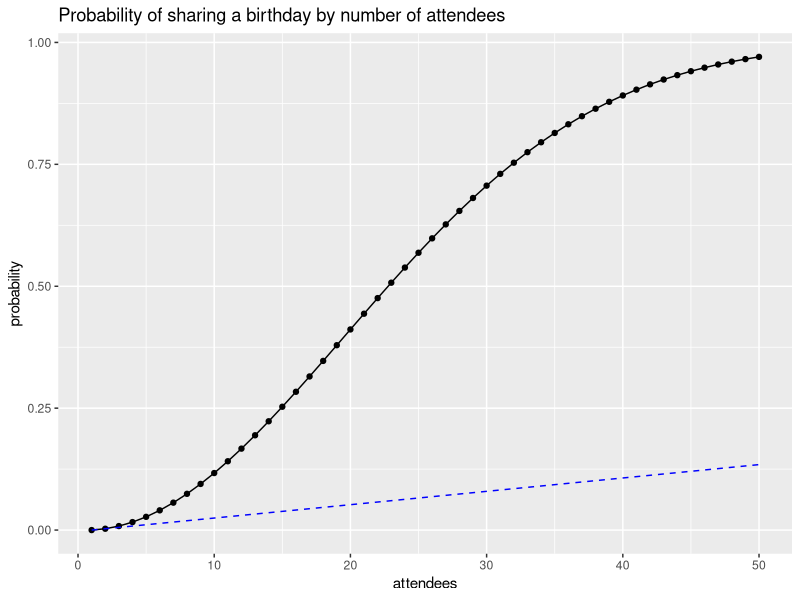
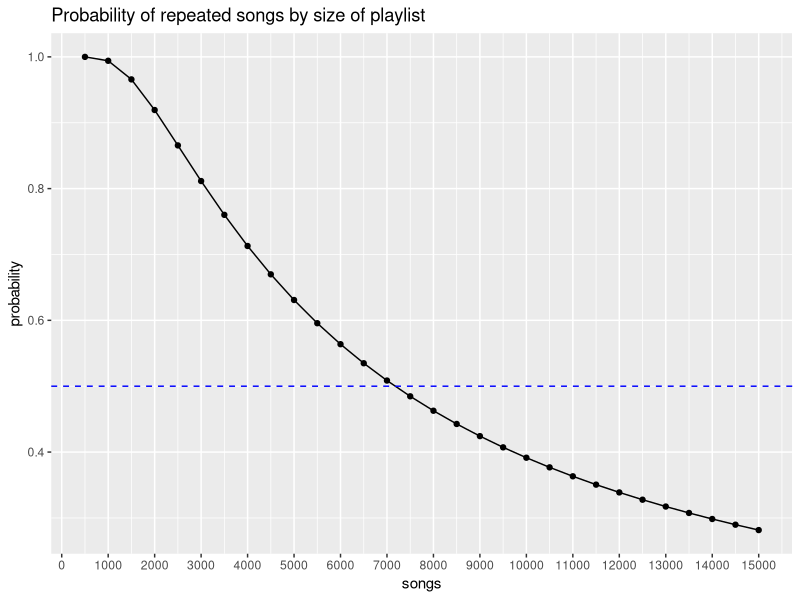

These figures' R source, in order:
## ---- chunk 1
library(dplyr)
library(ggplot2)
## ---- chunk 2
# Function to compute birthday probabilities
p.bday <- function(n) {
  if (n > 366) {return(1)}
  return(1 - prod(365:(366 - n)) / 365^n)
}
## ---- chunk 3
p.bday(30)
## ---- chunk 4
n <- 50
data.frame(
  attendees = 1:n
  , probability = sapply(1:n, FUN = p.bday)
  , linear.trend = {0:(n - 1)}/365
) %>%
  ggplot(aes(x = attendees, y = probability)) +
  geom_point() +
  geom_line() +
  geom_line(aes(y = linear.trend), color = 'blue', linetype = 'dashed') +
  labs(title = 'Probability of sharing a birthday by number of attendees')
## ---- chunk 5
p.bday(300)
## ---- chunk 6
f.s <- function(s) {
  if(s < 100) {return(1)}
  logp <- -99 * log(s)
  for (i in 1:99) {
    logp <- logp + log(s - i)
  }
  return(1 - exp(logp))
}
## ---- chunk 7
n <- seq(500, 15000, by = 500)
data.frame(
  songs = n
  , probability = sapply(n, FUN = f.s)
) %>%
  ggplot(aes(x = songs, y = probability)) +
  geom_point() +
  geom_line() +
  geom_hline(yintercept = .5, color = 'blue', linetype = 'dashed') +
  scale_x_continuous(breaks = seq(0, 1E6, by = 1000)) +
  labs(title = 'Probability of repeated songs by size of playlist')
## ---- chunk 8
s.candidates <- sapply(7000:7500, f.s) - .5
## ---- chunk 9
7000 + which(s.candidates < 0)[1] - 1
## ---- chunk 10
# General function to calculate P(not share)
p.generalized <- function(n, s, log = FALSE) {
  # Error checking
  if(
    !is.numeric(n)
    || n != round(n)
    || !is.numeric(s)
    || s != round(s)
  ) {
    stop('Requires integer inputs')
  }
  # Too small n gives P = 0
  if(n <= 1) {
    ifelse(
      log
      , return(-Inf)
      , return(0)
    )
  }
  # Too small s gives P = 0
  if(s < n) {
    ifelse(
      log
      , return(-Inf)
      , return(0)
    )
  }
  # All other n, s
  logp <- (1 - n) * log(s)
  for (i in 1:(n - 1)) {
    logp <- logp + log(s - i)
  }
  ifelse(
    log
    , return(logp)
    , return(exp(logp))
  )
}
## ---- chunk 11
1 - p.generalized(n = 30, s = 365)
## ---- chunk 12
p.generalized(n = 365, s = 365)
## ---- chunk 13
1 - p.generalized(n = 100, s = 7175)
